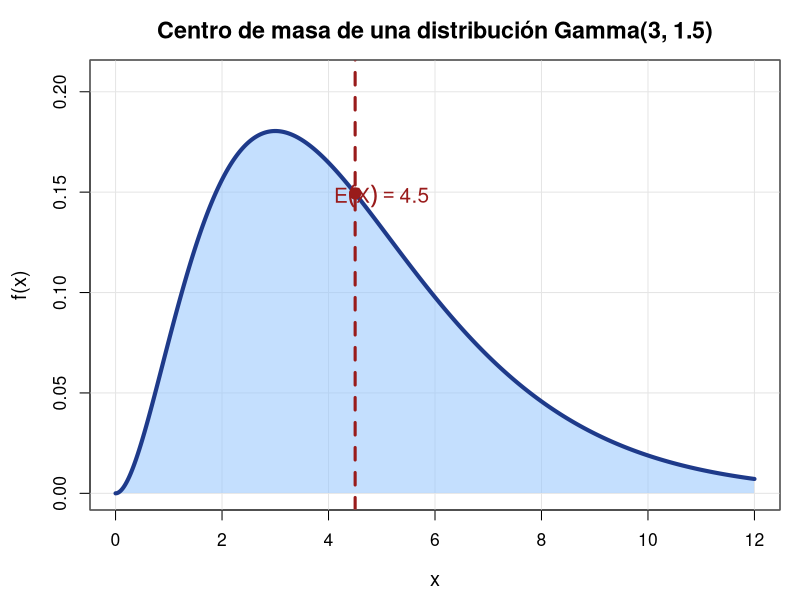

Generate this figure with R:
## ---- chunk 1
#| echo: false
#| fig-width: 10
#| fig-height: 5

# Datos
x <- seq(0, 12, length = 600)
fx <- dgamma(x, shape = 3, scale = 1.5)

# Esperanza
mu_val <- 3 * 1.5

# Márgenes más limpios
par(
  mar = c(4.5, 4.5, 3, 1),
  family = "sans"
)

# Gráfico base
plot(
  x, fx,
  type = "n",
  ylim = c(0, max(fx) * 1.15),
  xlab = "x",
  ylab = "f(x)",
  main = "Centro de masa de una distribución Gamma(3, 1.5)",
  cex.main = 1.4,
  cex.lab = 1.2,
  cex.axis = 1.05
)

# Cuadrícula suave
grid(
  nx = NULL, ny = NULL,
  col = "gray90",
  lty = 1
)

# Área bajo la curva
polygon(
  c(0, x, max(x)),
  c(0, fx, 0),
  col = adjustcolor("#93c5fd", alpha.f = 0.55),
  border = NA
)

# Curva Gamma
lines(
  x, fx,
  lwd = 4,
  col = "#1e3a8a"
)

# Línea de la esperanza
abline(
  v = mu_val,
  col = "#991b1b",
  lwd = 3,
  lty = 2
)

# Punto en la media
points(
  mu_val,
  dgamma(mu_val, shape = 3, scale = 1.5),
  pch = 19,
  cex = 1.5,
  col = "#991b1b"
)

# Etiqueta elegante
text(
  mu_val + 0.5,
  max(fx) * 0.82,
  labels = expression(E(X) == 4.5),
  col = "#991b1b",
  cex = 1.25,
  font = 2
)

# Caja alrededor del gráfico
box(col = "gray40")
